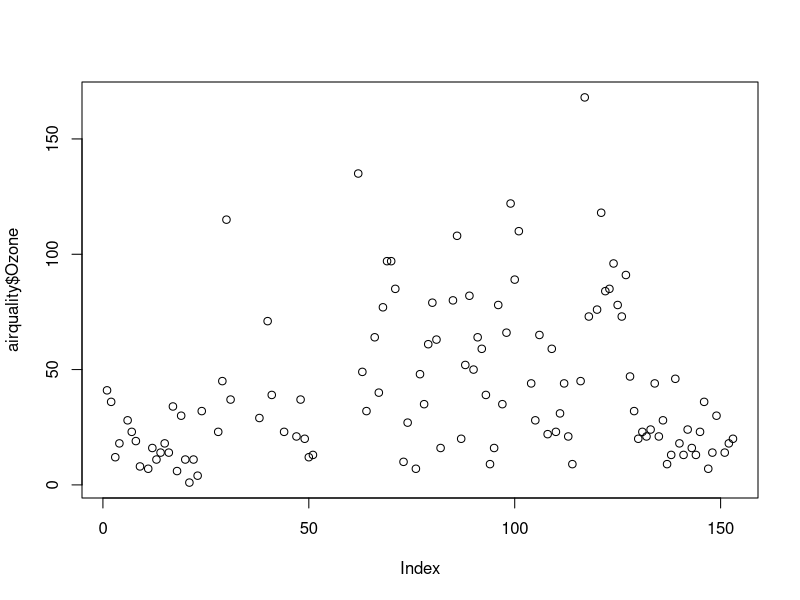
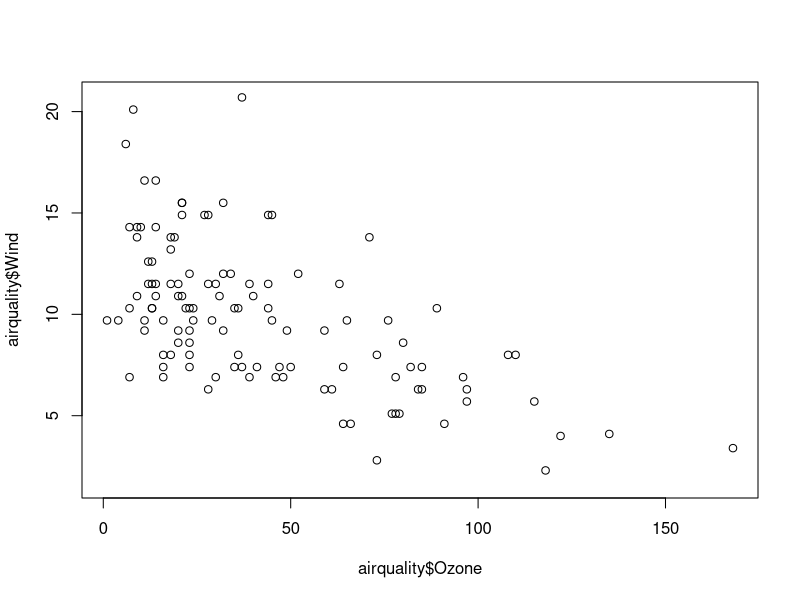
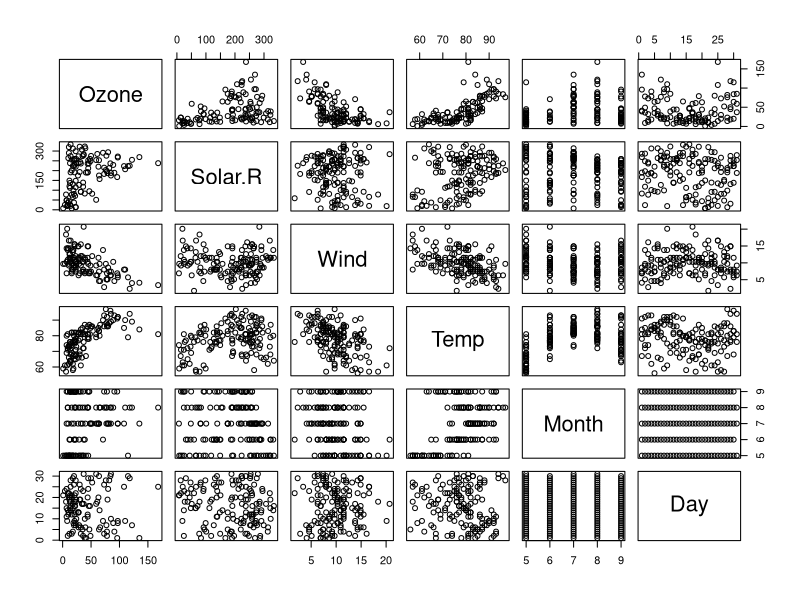
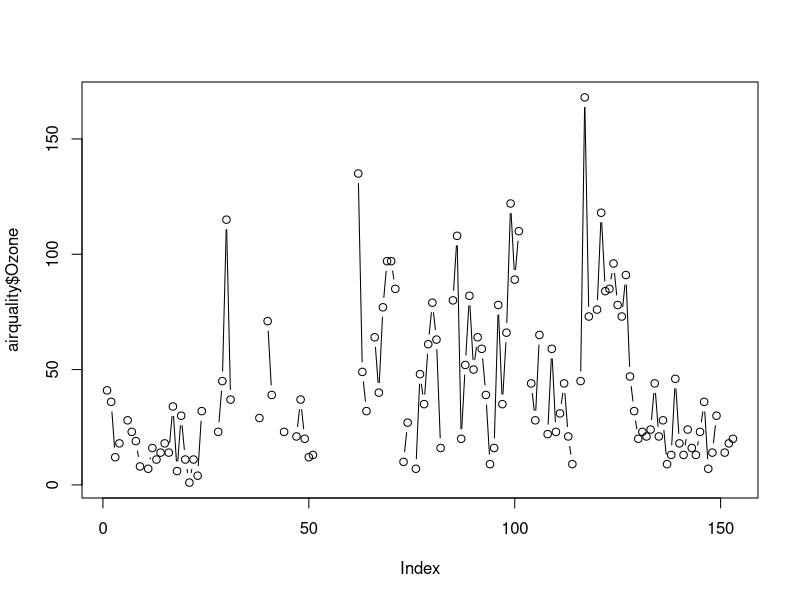
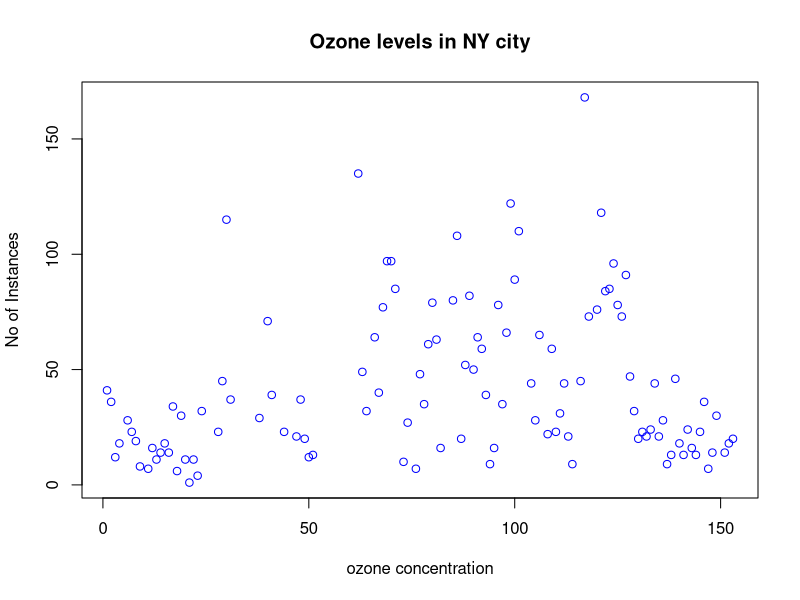
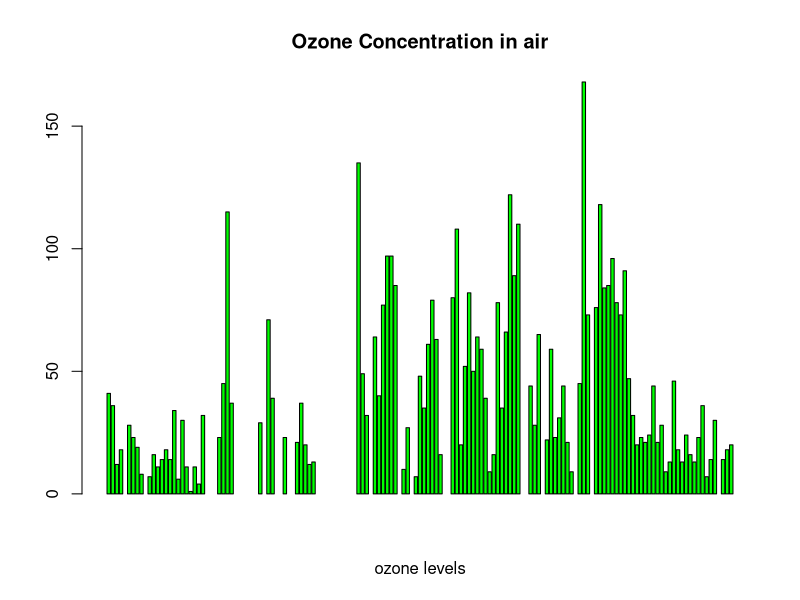
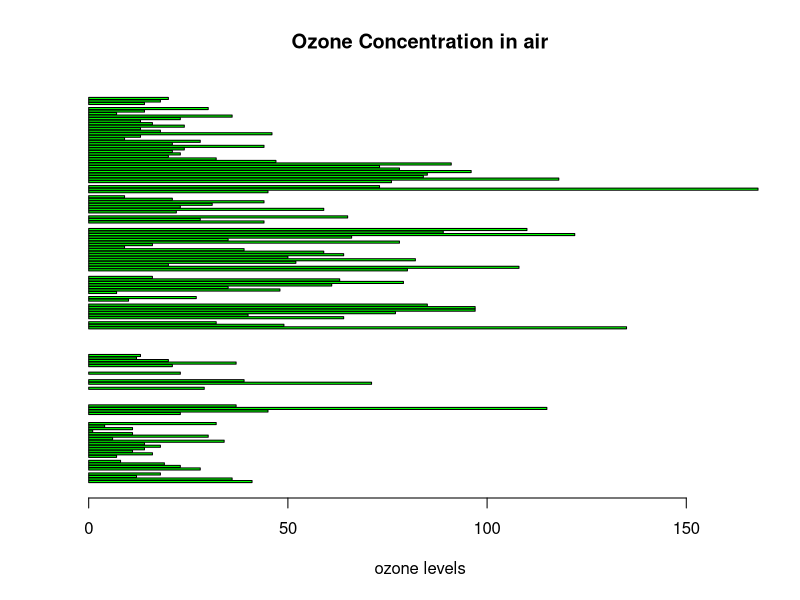
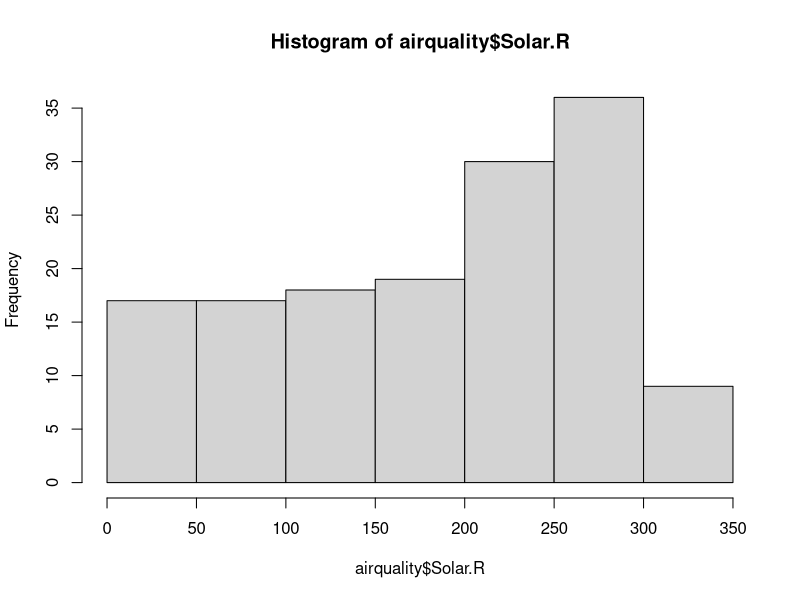

Write R code to recreate these figures, in order.
airquality<-datasets::airquality
# first 5 rows and col
head (airquality,5)
tail (airquality,n=3)
#descriptive stats of dataframe

summary(airquality)
summary(airquality$Temp)
# plot(airquality$ozone)
plot(airquality$Ozone)
# graph with 2 variables
plot(airquality$Ozone,airquality$Wind)
# graph with all variables
plot(airquality)
#points and lines
plot(airquality$Ozone,type='b')

plot(airquality$Ozone, xlab = 'ozone concentration', ylab = 'No of Instances', main = 'Ozone levels in NY city', col = 'blue')

# list of pre installed datasets

#datasets::

# Horizontal Bar plot
barplot(airquality$Ozone, main = 'Ozone Concentration in air', xlab = 'ozone levels', col = 'green')
barplot(airquality$Ozone, main = 'Ozone Concentration in air', xlab = 'ozone levels', col = 'green', horiz = TRUE)

# histogram
hist(airquality$Solar.R,)

# single box plot ( for single variable)
boxplot(airquality$Solar.R)
# Box plot for multiple variables)
boxplot(airquality[,1:4],main='multiple'
)



